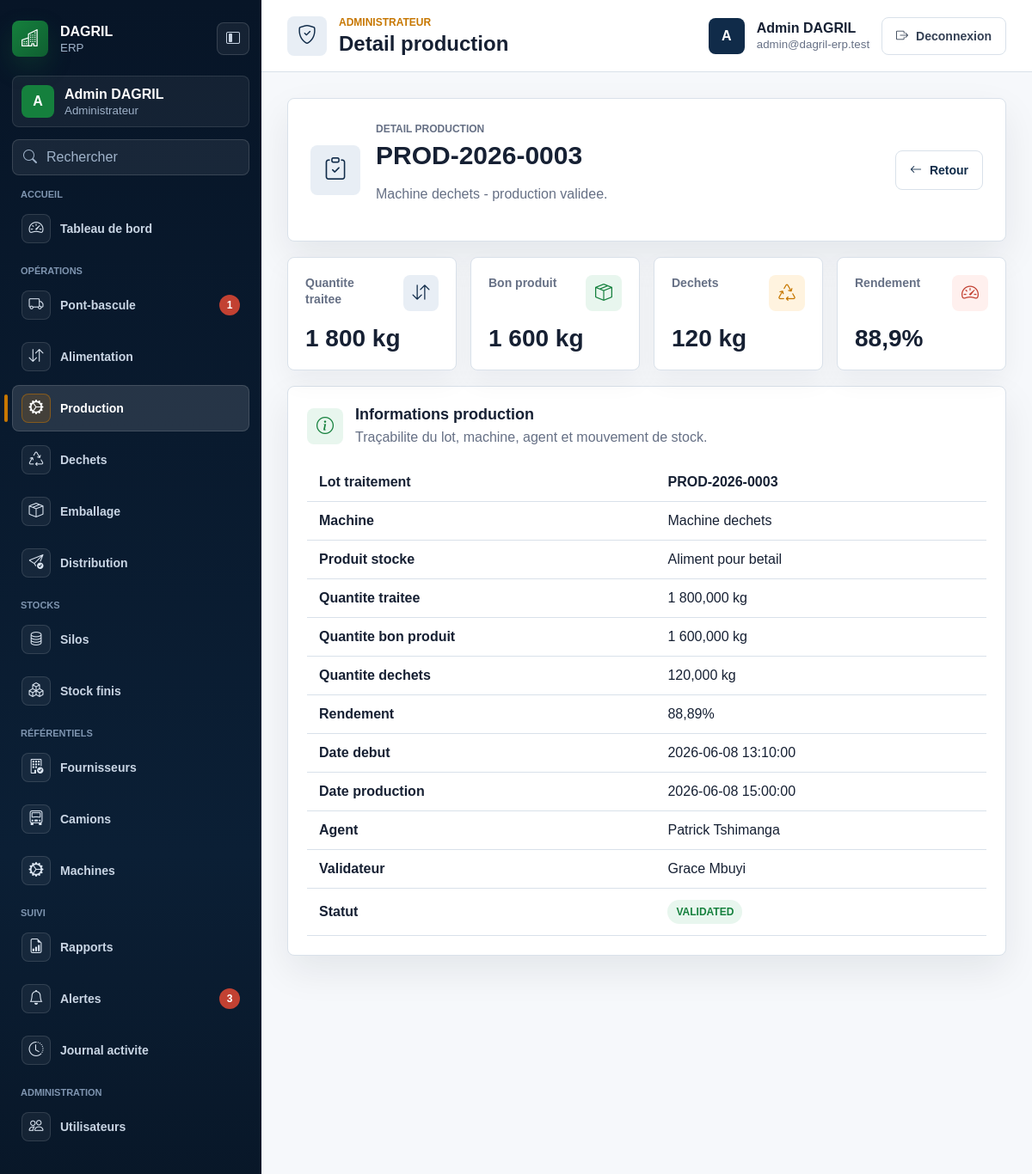
/production/3 (signed in), run on the app's committed database.
### tables this page shows
CREATE TABLE production_batches (
  id INT UNSIGNED AUTO_INCREMENT PRIMARY KEY,
  machine_feed_id INT UNSIGNED NOT NULL,
  product_id INT UNSIGNED NOT NULL,
  batch_number VARCHAR(100) NOT NULL UNIQUE,
  input_quantity_kg DECIMAL(12,3) NOT NULL,
  output_quantity_kg DECIMAL(12,3) NOT NULL DEFAULT 0,
  waste_quantity_kg DECIMAL(12,3) NOT NULL DEFAULT 0,
  started_at DATETIME NOT NULL,
  ended_at DATETIME NULL,
  status ENUM('active', 'inactive', 'pending', 'validated', 'cancelled') NOT NULL DEFAULT 'pending',
  created_by INT UNSIGNED NULL,
  validated_by INT UNSIGNED NULL,
  created_at TIMESTAMP NOT NULL DEFAULT CURRENT_TIMESTAMP,
  updated_at TIMESTAMP NULL DEFAULT NULL ON UPDATE CURRENT_TIMESTAMP,
  deleted_at TIMESTAMP NULL DEFAULT NULL,
  CONSTRAINT fk_production_batches_machine_feed FOREIGN KEY (machine_feed_id) REFERENCES machine_feeds(id),
  CONSTRAINT fk_production_batches_product FOREIGN KEY (product_id) REFERENCES products(id),
  CONSTRAINT fk_production_batches_created_by FOREIGN KEY (created_by) REFERENCES users(id),
  CONSTRAINT fk_production_batches_validated_by FOREIGN KEY (validated_by) REFERENCES users(id)
);

CREATE TABLE machines (
  id INT UNSIGNED AUTO_INCREMENT PRIMARY KEY,
  name VARCHAR(120) NOT NULL,
  code VARCHAR(80) NOT NULL UNIQUE,
  machine_type VARCHAR(80) NOT NULL DEFAULT 'main',
  capacity_kg_hour DECIMAL(12,3) NULL,
  status ENUM('active', 'inactive', 'pending', 'validated', 'cancelled') NOT NULL DEFAULT 'active',
  created_at TIMESTAMP NOT NULL DEFAULT CURRENT_TIMESTAMP,
  updated_at TIMESTAMP NULL DEFAULT NULL ON UPDATE CURRENT_TIMESTAMP,
  deleted_at TIMESTAMP NULL DEFAULT NULL
);

CREATE TABLE products (
  id INT UNSIGNED AUTO_INCREMENT PRIMARY KEY,
  name VARCHAR(150) NOT NULL,
  code VARCHAR(80) NOT NULL UNIQUE,
  category ENUM('raw_material', 'finished_product', 'waste') NOT NULL,
  unit VARCHAR(30) NOT NULL DEFAULT 'kg',
  status ENUM('active', 'inactive', 'pending', 'validated', 'cancelled') NOT NULL DEFAULT 'active',
  created_at TIMESTAMP NOT NULL DEFAULT CURRENT_TIMESTAMP,
  updated_at TIMESTAMP NULL DEFAULT NULL ON UPDATE CURRENT_TIMESTAMP,
  deleted_at TIMESTAMP NULL DEFAULT NULL
);

CREATE TABLE users (
  id INT UNSIGNED AUTO_INCREMENT PRIMARY KEY,
  role_id INT UNSIGNED NOT NULL,
  name VARCHAR(150) NOT NULL,
  email VARCHAR(190) NOT NULL UNIQUE,
  password VARCHAR(255) NOT NULL,
  phone VARCHAR(50) NULL,
  status ENUM('active', 'inactive', 'pending', 'validated', 'cancelled') NOT NULL DEFAULT 'active',
  last_login_at TIMESTAMP NULL DEFAULT NULL,
  created_at TIMESTAMP NOT NULL DEFAULT CURRENT_TIMESTAMP,
  updated_at TIMESTAMP NULL DEFAULT NULL ON UPDATE CURRENT_TIMESTAMP,
  deleted_at TIMESTAMP NULL DEFAULT NULL,
  CONSTRAINT fk_users_role FOREIGN KEY (role_id) REFERENCES roles(id)
);

### app/views/production/show.php (the view, shortened to what the rows shown need)
<section class="dashboard-hero">
    <span class="hero-icon"><i class="bi bi-clipboard-check"></i></span>
    <div>
        <p class="section-label">Detail production</p>
        <h2><?= e($batch['batch_number']) ?></h2>
        <p><?= e($batch['machine_name']) ?> - <?= $batch['status'] === 'validated' ? 'production validee' : 'en attente de validation' ?>.</p>
    </div>
    <a href="<?= e(base_url('production')) ?>" class="page-action"><i class="bi bi-arrow-left"></i><span>Retour</span></a>
</section>
<section class="metric-grid">
    <article class="metric-card"><div class="metric-card-top"><span>Quantite traitee</span><span class="metric-icon tone-blue"><i class="bi bi-arrow-down-up"></i></span></div><strong><?= e(number_format((float) $batch['input_quantity_kg'], 0, ',', ' ')) ?> kg</strong></article>
    <article class="metric-card"><div class="metric-card-top"><span>Bon produit</span><span class="metric-icon tone-green"><i class="bi bi-box-seam"></i></span></div><strong><?= e(number_format((float) $batch['output_quantity_kg'], 0, ',', ' ')) ?> kg</strong></article>
    <article class="metric-card"><div class="metric-card-top"><span>Dechets</span><span class="metric-icon tone-orange"><i class="bi bi-recycle"></i></span></div><strong><?= e(number_format((float) $batch['waste_quantity_kg'], 0, ',', ' ')) ?> kg</strong></article>
    <article class="metric-card"><div class="metric-card-top"><span>Rendement</span><span class="metric-icon tone-red"><i class="bi bi-speedometer2"></i></span></div><strong><?= e(number_format($yield, 1, ',', ' ')) ?>%</strong></article>
</section>
<section class="table-panel">
    <div class="panel-heading"><span class="panel-icon"><i class="bi bi-info-circle"></i></span><div><h3>Informations production</h3><p>Traçabilite du lot, machine, agent et mouvement de stock.</p></div></div>
    <div class="table-responsive">
        <table class="enterprise-table">
            <tbody>
                <tr><th>Lot traitement</th><td><strong><?= e($batch['batch_number']) ?></strong></td></tr>
                <tr><th>Machine</th><td><?= e($batch['machine_name']) ?></td></tr>
                <tr><th>Produit stocke</th><td><?= e($batch['product_name']) ?></td></tr>
                <tr><th>Quantite traitee</th><td><?= e(number_format((float) $batch['input_quantity_kg'], 3, ',', ' ')) ?> kg</td></tr>
                <tr><th>Quantite bon produit</th><td><?= e(number_format((float) $batch['output_quantity_kg'], 3, ',', ' ')) ?> kg</td></tr>
                <tr><th>Quantite dechets</th><td><?= e(number_format((float) $batch['waste_quantity_kg'], 3, ',', ' ')) ?> kg</td></tr>
                <tr><th>Rendement</th><td><?= e(number_format($yield, 2, ',', ' ')) ?>%</td></tr>
                <tr><th>Date debut</th><td><?= e($batch['started_at'] ?: '-') ?></td></tr>
                <tr><th>Date production</th><td><?= e($batch['ended_at'] ?: '-') ?></td></tr>
                <tr><th>Agent</th><td><?= e($batch['agent_name'] ?: '-') ?></td></tr>
                <tr><th>Validateur</th><td><?= e($batch['validator_name'] ?: '-') ?></td></tr>
                <tr><th>Statut</th><td><span class="status-badge status-<?= e($batch['status']) ?>"><?= $batch['status'] === 'pending' ? 'En attente' : e($batch['status']) ?></span></td></tr>
            </tbody>
        </table>
    </div>
</section>

### app/core/Router.php (shortened to what the rows shown need)
<?php
class Router
{
    private $routes = [];
    public function add($method, $path, $handler, array $options = [])
    {
        $this->routes[] = [
            'method' => strtoupper($method),
            'path' => '/' . trim($path, '/'),
            'handler' => $handler,
            'auth' => $options['auth'] ?? false,
            'roles' => $options['roles'] ?? [],
        ];
    }
    public function dispatch($method, $uri)
    {
        $requestPath = rawurldecode(parse_url($uri, PHP_URL_PATH));
        $requestPath = '/' . trim($requestPath, '/');
        foreach ($this->routes as $route) {
            $params = [];
            if ($route['method'] === strtoupper($method) && $this->matches($route['path'], $requestPath, $params)) {
                return $this->execute($route['handler'], $params);
            }
        }
    }
    private function matches($routePath, $requestPath, array &$params)
    {
        $pattern = preg_replace('#\{([a-zA-Z_][a-zA-Z0-9_]*)\}#', '(?P<$1>[^/]+)', $routePath);
        $pattern = '#^' . $pattern . '$#';
        if (!preg_match($pattern, $requestPath, $matches)) {
            return false;
        }
        return true;
    }
    private function execute($handler, array $params = [])
    {
        if (is_string($handler) && strpos($handler, '@') !== false) {
            list($controller, $action) = explode('@', $handler, 2);
            $instance = new $controllerClass();
            return call_user_func_array([$instance, $action], $params);
        }
        throw new InvalidArgumentException('Invalid route handler.');
    }
}

### data on the page
production_batches: batch_number "PROD-2026-0003", machines.name "Machine dechets", input_quantity_kg "1 800", output_quantity_kg "1 600", waste_quantity_kg "120", product.name "Aliment pour betail", input_quantity_kg "1 800,000", output_quantity_kg "1 600,000", waste_quantity_kg "120,000", started_at "2026-06-08 13:10:00", ended_at "2026-06-08 15:00:00", created_by.name "Patrick Tshimanga", validated_by.name "Grace Mbuyi", status "VALIDATED"

### other printed values
$group['label'] "ACCUEIL"
$item['label'] "Tableau de bord"
$group['label'] "OPÉRATIONS"
$item['label'] "Pont-bascule"
$item['badge_value'] "1"
$item['label'] "Alimentation"
$item['label'] "Production"
$item['label'] "Dechets"
$item['label'] "Emballage"
$item['label'] "Distribution"
$group['label'] "STOCKS"
$item['label'] "Silos"
$item['label'] "Stock finis"
$group['label'] "RÉFÉRENTIELS"
$item['label'] "Fournisseurs"
